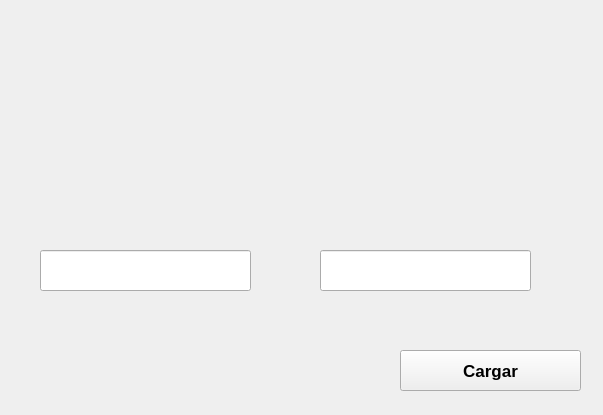
<?xml version="1.0" encoding="UTF-8"?>
<ui version="4.0">
 <class>inicio_juego_cargar</class>
 <widget class="QWidget" name="inicio_juego_cargar">
  <property name="geometry">
   <rect>
    <x>0</x>
    <y>0</y>
    <width>603</width>
    <height>415</height>
   </rect>
  </property>
  <property name="windowTitle">
   <string>Form</string>
  </property>
  <widget class="QLineEdit" name="le_clave">
   <property name="geometry">
    <rect>
     <x>320</x>
     <y>250</y>
     <width>211</width>
     <height>41</height>
    </rect>
   </property>
   <property name="font">
    <font>
     <pointsize>12</pointsize>
    </font>
   </property>
   <property name="text">
    <string/>
   </property>
  </widget>
  <widget class="QPushButton" name="btn_cargar">
   <property name="geometry">
    <rect>
     <x>400</x>
     <y>350</y>
     <width>181</width>
     <height>41</height>
    </rect>
   </property>
   <property name="font">
    <font>
     <pointsize>13</pointsize>
     <weight>75</weight>
     <bold>true</bold>
    </font>
   </property>
   <property name="text">
    <string>Cargar</string>
   </property>
  </widget>
  <widget class="QLineEdit" name="le_usuario">
   <property name="geometry">
    <rect>
     <x>40</x>
     <y>250</y>
     <width>211</width>
     <height>41</height>
    </rect>
   </property>
   <property name="font">
    <font>
     <pointsize>12</pointsize>
    </font>
   </property>
   <property name="text">
    <string/>
   </property>
  </widget>
 </widget>
 <resources/>
 <connections/>
</ui>
